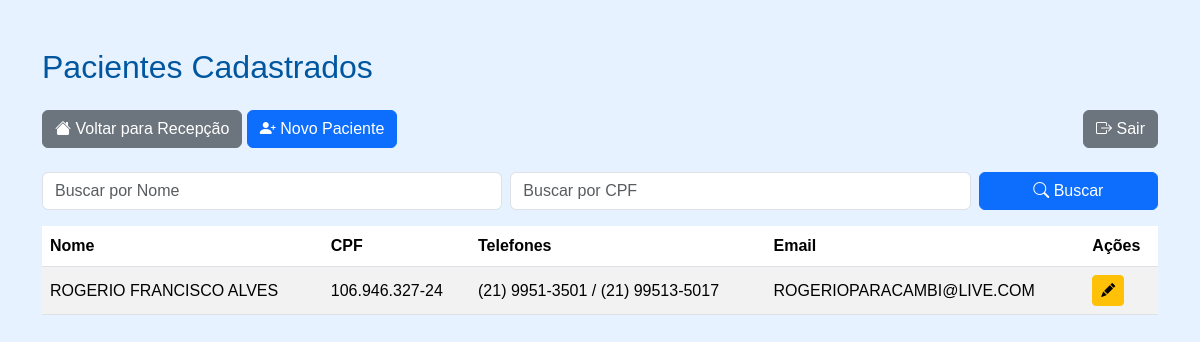
/pacientes/, run on an earlier commit of the app's database.
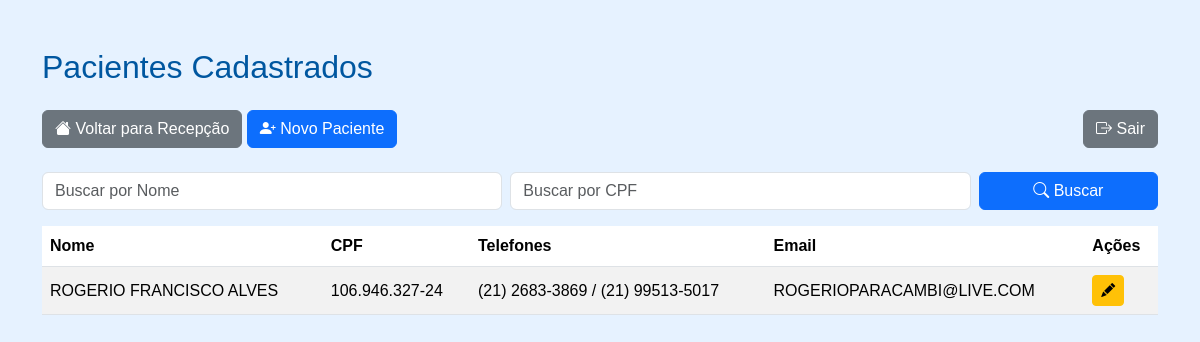
And on a later commit of the database.
### paciente/models.py (models this page shows, shortened)
class Paciente(models.Model):
    nome = models.CharField(max_length=100)
    nome_social = models.CharField(max_length=100, blank=True, null=True)
    nome_mae = models.CharField(max_length=100)
    nome_pai = models.CharField(max_length=100, blank=True, null=True)
    cpf = models.CharField(
        max_length=14,
        unique=True,
        validators=[RegexValidator(
            r'^\d{3}\.\d{3}\.\d{3}-\d{2}$',
            'CPF inválido! Use XXX.XXX.XXX-XX'
        )]
    )
    data_nascimento = models.DateField()  # NÃO ALTERADO
    SEXO_BIOLOGICO_CHOICES = [
        ('M', 'Masculino'),
        ('F', 'Feminino'),
        ('I', 'Intersexo'),
    ]
    sexo_biologico = models.CharField(max_length=1, choices=SEXO_BIOLOGICO_CHOICES)
    identidade_genero = models.CharField(max_length=50)
    orientacao_sexual = models.CharField(max_length=50)
    nacionalidade = models.CharField(max_length=50, default='Brasileira')
    naturalidade = models.CharField(max_length=100)  # Cidade / UF
    RACA_COR_CHOICES = [
        ('BRANCA', 'Branca'),
        ('PRETA', 'Preta'),
        ('PARDA', 'Parda'),
        ('AMARELA', 'Amarela'),
        ('INDIGENA', 'Indígena'),
    ]
    raca_cor = models.CharField(max_length=10, choices=RACA_COR_CHOICES)
    ESTADO_CIVIL_CHOICES = [
        ('SOLTEIRO', 'Solteiro(a)'),
        ('CASADO', 'Casado(a)'),
        ('DIVORCIADO', 'Divorciado(a)'),
        ('VIUVO', 'Viúvo(a)'),
        ('UNIAO_ESTAVEL', 'União Estável'),
    ]
    estado_civil = models.CharField(max_length=20, choices=ESTADO_CIVIL_CHOICES)
    escolaridade = models.CharField(max_length=50)
    profissao = models.CharField(max_length=50)
    rg = models.CharField(max_length=20)
    orgao_emissor = models.CharField(max_length=10)
    UF_CHOICES = [
        ('AC','AC'), ('AL','AL'), ('AP','AP'), ('AM','AM'),
        ('BA','BA'), ('CE','CE'), ('DF','DF'), ('ES','ES'),
        ('GO','GO'), ('MA','MA'), ('MT','MT'), ('MS','MS'),
        ('MG','MG'), ('PA','PA'), ('PB','PB'), ('PR','PR'),
        ('PE','PE'), ('PI','PI'), ('RJ','RJ'), ('RN','RN'),
        ('RS','RS'), ('RO','RO'), ('RR','RR'), ('SC','SC'),
        ('SP','SP'), ('SE','SE'), ('TO','TO'),
    ]
    uf_rg = models.CharField(max_length=2, choices=UF_CHOICES)
    cep = models.CharField(
        max_length=9,
        validators=[RegexValidator(r'^\d{5}-\d{3}$', 'CEP inválido! Use XXXXX-XXX')]
    )
    endereco = models.CharField(max_length=100)
    numero = models.CharField(max_length=10)
    complemento = models.CharField(max_length=50, blank=True, null=True)
    bairro = models.CharField(max_length=50)
    municipio = models.CharField(max_length=50)
    uf = models.CharField(max_length=2, choices=UF_CHOICES)
    ZONA_CHOICES = [
        ('URBANA', 'Urbana'),
        ('RURAL', 'Rural'),
    ]
    zona = models.CharField(max_length=6, choices=ZONA_CHOICES)
    telefone_fixo = models.CharField(
        max_length=15,
        blank=True,
        null=True,
        validators=[RegexValidator(
            r'^\(\d{2}\)\s\d{4}-\d{4}$',
            'Telefone inválido! Use (XX) XXXX-XXXX'
        )]
    )
    celular = models.CharField(
        max_length=15,
        validators=[RegexValidator(
            r'^\(\d{2}\)\s\d{5}-\d{4}$',
            'Celular inválido! Use (XX) XXXXX-XXXX'
        )]
    )
    whatsapp = models.BooleanField(default=False)
    email = models.EmailField(blank=True, null=True)
    cartao_sus = models.CharField(max_length=18, blank=True, null=True)

### paciente/views.py (the view)
# urls.py: path('', views.paciente_list, name='paciente_list'),
def paciente_list(request):
    pacientes = Paciente.objects.all().order_by('nome')  # Ordena por nome
    nome_query = request.GET.get('nome', '')
    cpf_query = request.GET.get('cpf', '')
    if nome_query:
        pacientes = pacientes.filter(nome__icontains=nome_query)
    if cpf_query:
        pacientes = pacientes.filter(cpf__icontains=cpf_query)
    paginator = Paginator(pacientes, 10)  # 10 pacientes por página
    page_number = request.GET.get('page')
    page_obj = paginator.get_page(page_number)
    context = {
        'page_obj': page_obj,
        'nome_query': nome_query,
        'cpf_query': cpf_query,
    }
    return render(request, 'paciente/list.html', context)

### paciente/templates/paciente/list.html (shortened to what this page needs)
<!DOCTYPE html>
<html lang="pt-br">
<head>
    <link rel="stylesheet" href="https://cdn.jsdelivr.net/npm/bootstrap@5.3.2/dist/css/bootstrap.min.css">
    <link rel="stylesheet" href="https://cdn.jsdelivr.net/npm/bootstrap-icons@1.10.5/font/bootstrap-icons.css">
</head>
<body>
<div class="container mt-5">
    <h2 class="mb-4">Pacientes Cadastrados</h2>
    <div class="mb-3 d-flex justify-content-between flex-wrap">
        <div class="mb-2">
            <a href="../recepcao" class="btn btn-secondary"><i class="bi bi-house-fill"></i> Voltar para Recepção</a>
            <a href="{% url 'paciente_create' %}" class="btn btn-primary"><i class="bi bi-person-plus-fill"></i> Novo Paciente</a>
        </div>
        <div>
            <a href="{% url 'logout' %}" class="btn btn-secondary"><i class="bi bi-box-arrow-right"></i> Sair</a>
        </div>
    </div>
    <div class="mb-3">
        <form method="get" class="row g-2">
            <div class="col-md-5">
                <input type="text" name="nome" class="form-control" placeholder="Buscar por Nome" value="{{ nome_query }}">
            </div>
            <div class="col-md-5">
                <input type="text" name="cpf" class="form-control" placeholder="Buscar por CPF" value="{{ cpf_query }}">
            </div>
            <div class="col-md-2">
                <button type="submit" class="btn btn-primary w-100"><i class="bi bi-search"></i> Buscar</button>
            </div>
        </form>
    </div>
    <table class="table table-striped table-hover align-middle">
        <thead>
            <tr>
                <th>Nome</th>
                <th>CPF</th>
                <th>Telefones</th>
                <th>Email</th>
                <th>Ações</th>
            </tr>
        </thead>
        <tbody>
            {% for paciente in page_obj %}
            <tr>
                <td>{{ paciente.nome }}</td>
                <td>{{ paciente.cpf }}</td>
                <td>
                    {% if paciente.telefone_fixo %}{{ paciente.telefone_fixo }}{% endif %}
                    {% if paciente.celular %} / {{ paciente.celular }}{% endif %}
                </td>
                <td>{{ paciente.email }}</td>
                <td class="btn-actions">
                    <a href="{% url 'paciente_edit' paciente.id %}" class="btn btn-sm btn-warning" title="Editar">
                        <i class="bi bi-pencil-fill"></i>
                    </a>
                </td>
            </tr>
            {% empty %}
            <tr>
                <td colspan="5" class="text-center">Nenhum paciente encontrado.</td>
            </tr>
            {% endfor %}
        </tbody>
    </table>
</div>
</body>
</html>

What changed in the data, as far as the page shows it:
changed Paciente "ROGERIO FRANCISCO ALVES": telefone_fixo "(21) 9951-3501" → "(21) 2683-3869"
